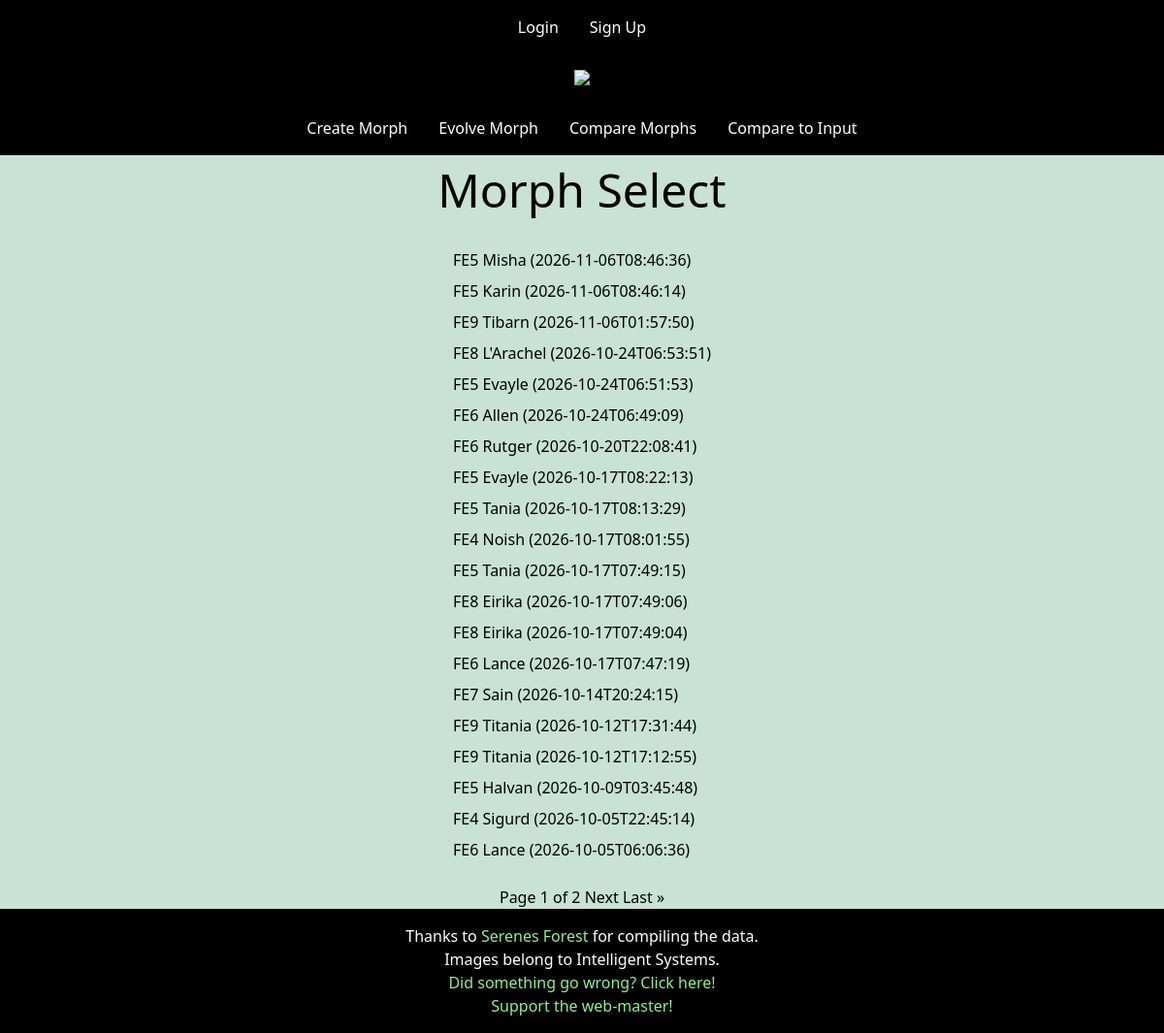
Page /morphs/ on the earlier database version.
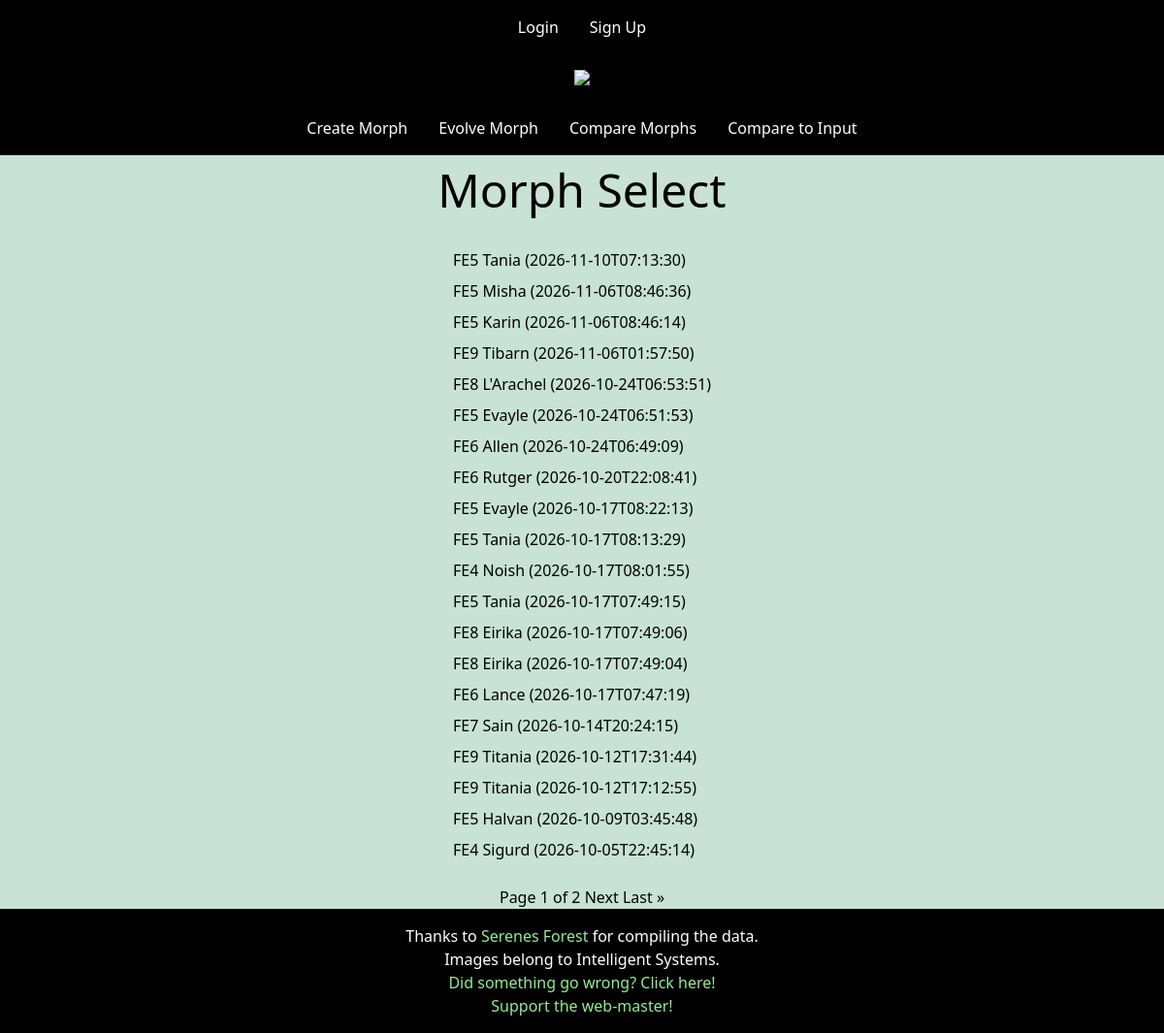
Same page on the later database version.
### dracogate/models.py (models this page shows, shortened)
class VirtualMorph(models.Model):
    owner = models.ForeignKey(
        to=User,
        null=True,
        on_delete=models.CASCADE,
    )
    name = models.CharField(
        default=vmorph_name_generator,
        max_length=32,
    )
    creation_date = models.DateTimeField(
        auto_now_add=True,
    )
    game_no = models.PositiveSmallIntegerField(
    )
    unit = models.CharField(
        max_length=9,
    )
    init_options = models.JSONField(
        default=dict,
    )
    history = models.JSONField(
        default=list,
    )
    stats = models.JSONField(
        default=dict,
    )
    class Meta:
        unique_together = ["owner", "name"]

### dracogate/views.py (the view)
# urls.py: path("", views.MorphListView.as_view(), name="morph_list"),
class MorphListView(ListView):
    template_name = "dracogate/morph_list.html"
    model = VirtualMorph
    paginate_by = 20
    def get_context_data(self, **kwargs):
        context = super().get_context_data(**kwargs)
        return context
    def get_queryset(self, **kwds):
        if self.request.user.is_authenticated:
            queryset = self.request.user.virtualmorph_set
        else:
            queryset = self.model.objects.filter(owner=None)
        return queryset.order_by("-creation_date")

### dracogate/templates/dracogate/morph_list.html (shortened to what this page needs)
{% extends "_base.html" %}
{% load static %}
{% block main %}
<article id="morph_list">
  <h1>Morph Select</h1>
  <ol class="m-4">
  {% for virtualmorph in virtualmorph_list %}
    <li class="m-2">
      <a href="{% url 'dracogate:morph_detail' virtualmorph.id %}" class="hover:underline">
        FE{{virtualmorph.game_no}} {{virtualmorph.unit}} ({{ virtualmorph.name }})
      </a>
    </li>
  {% endfor %}
  </ol>
  <div class="pagination">
    <span class="step-links">
      <span class="current">
        Page {{ page_obj.number }} of {{ page_obj.paginator.num_pages }}
      </span>
      {% if page_obj.has_next %}
        <a href="?page={{ page_obj.next_page_number }}">Next</a>
        <a href="?page={{ page_obj.paginator.num_pages }}">Last &raquo;</a>
      {% endif %}
    </span>
  </div>
</article>
{% endblock %}

Differences in the rows shown:
no longer on this page (row unchanged): VirtualMorph: game_no "6", unit "Lance", name "2026-10-05T06:06:36"
added VirtualMorph: game_no "5", unit "Tania", name "2026-11-10T07:13:30"
